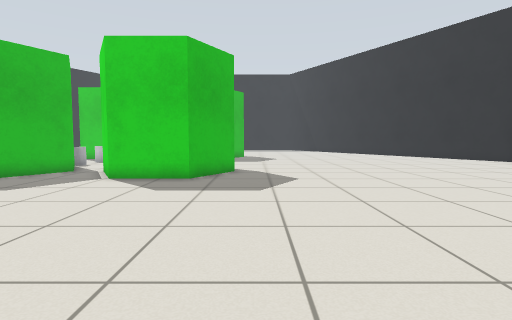
[1] (above)

17 first-person views from a walk through a world built for the Gazebo simulator. The camera is 0.73 m above the floor, tilts 4° down and sees 80° across. The floor is counted in squares, 0.5 m on a side. Each view is taken from the middle of a square. On the plan, view 1 faces up. The plan holds only what a view shows up to about 14 squares ahead; the rest is blank. The place goes on beyond the plan.

[2]
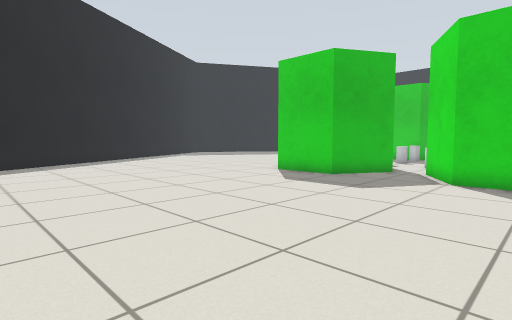

[3]
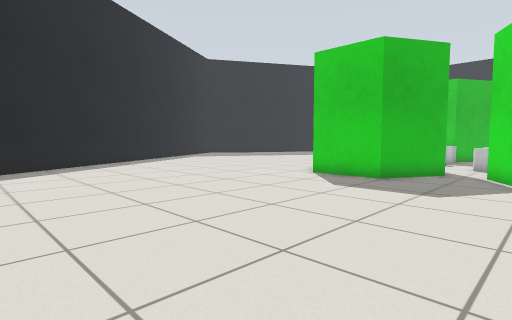

[4]
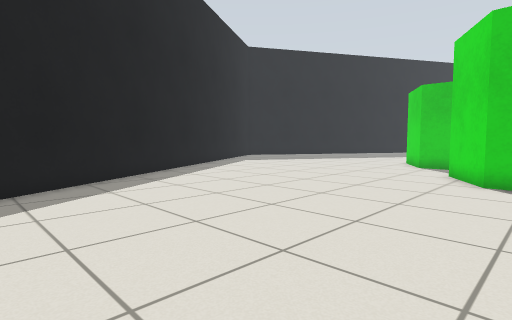

[5]
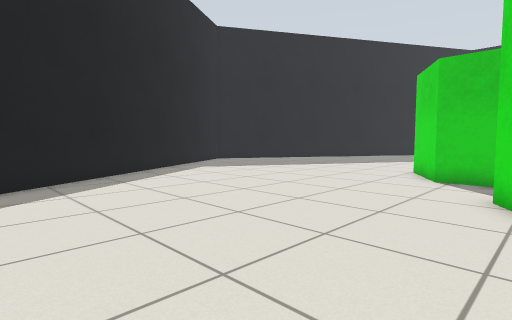

[6]
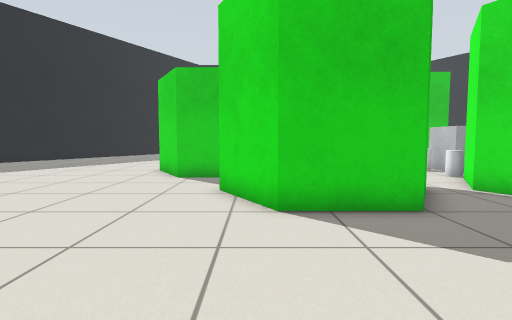

[7]
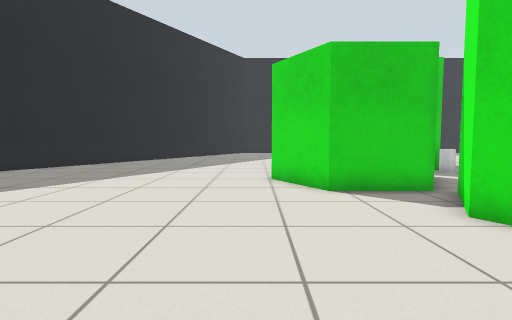

[8]
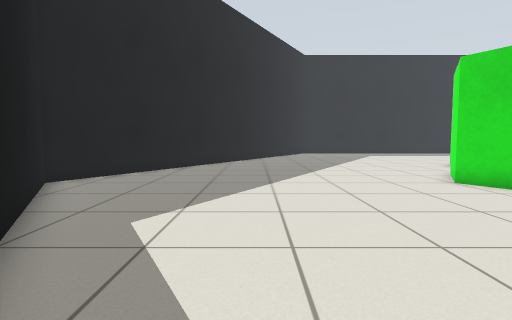

[9]
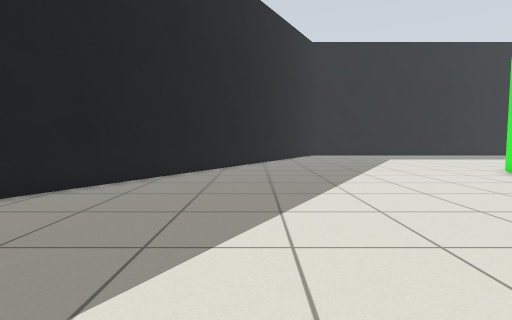

[10]
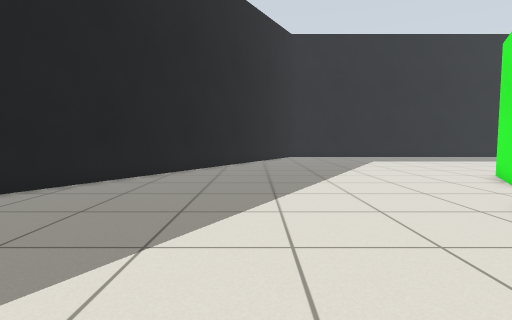

[11]
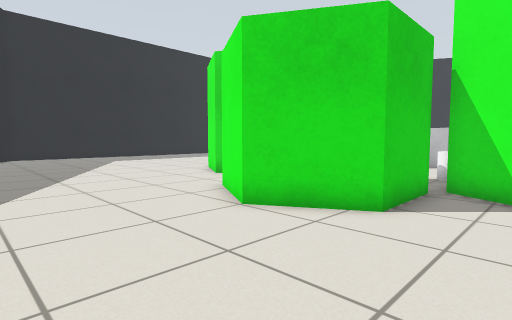

[12]
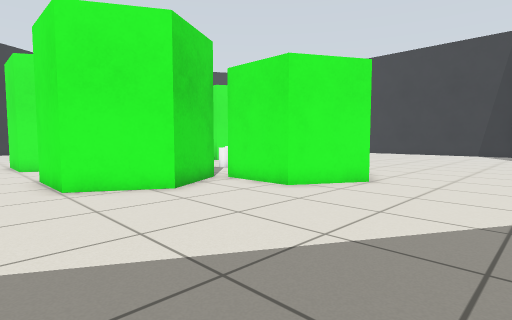

[13]
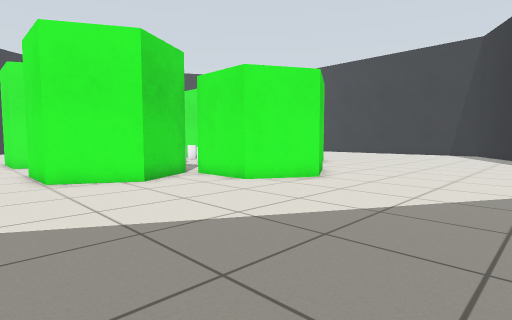

[14]
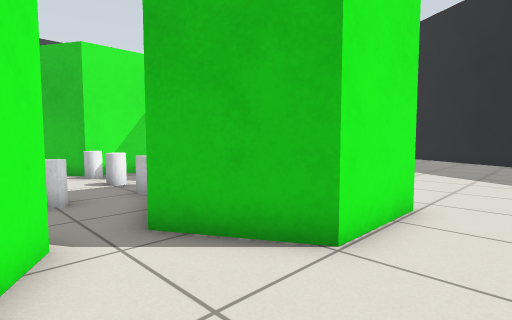

[15]
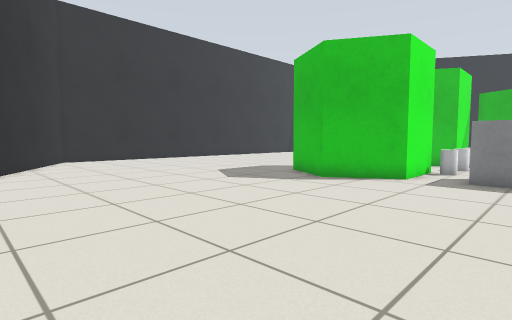

[16]
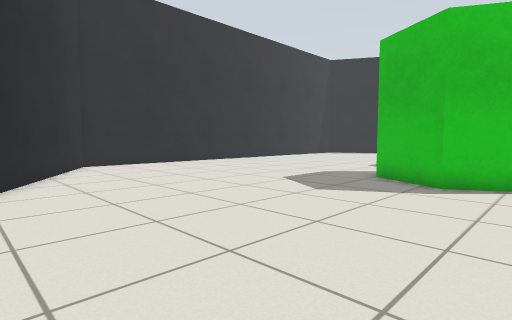

[17]
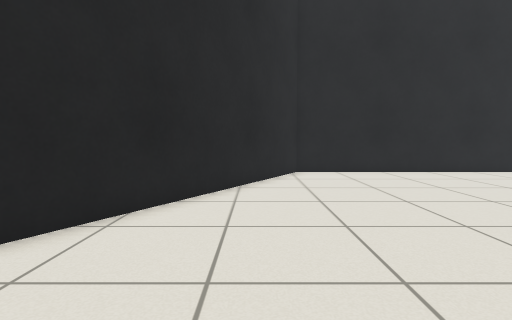

### Floor plan
Key: @ floor where view 1 was taken; # wall or solid block; x gap in a wall; . floor; C white cylinder; B grey box; T thing the floor can be seen under or through; O other object.
Columns run from 31 left of view 1 to 11 right of it. Each row starts with its distance up from view 1.
 29      ##................  .
 28     ##...................
 27     #..............###....##
 26    ##.............## ##..##
 25    #..............#   #..#
 24   ##.............##    TT
 23   #...............##
 22  ##................# T ..
 21 ##.............#####.CCCC
 20 #.............##     ...          ....  .
 19 #.............##     CC  OOBB..........
 18 #.............##     ......BB...........
 17 ##.............#####.CCCCCC..............
 16  ##................####..####............
 15   #...............##  #..#  ##...........
 14   ##.............##   #xx#   ##............
 13    #..............#   #..#   #.............
 12      .............## ##..## ##............
 11     #..............###....###............
 10     ##...................................
  9      ##..................................
  8       #..................................#
  7       ##................................##
  6        #................................#
  5        ##..............................##
  4         #..............................#
  3         ##............................##
  2          ##..........................##
  1           #..........................#
  0               ....  ...........@....##
 -1                           ..........#
 -2                           ###########

Where each view was taken, in squares from view 1:
view 1: 0 up, 0 right, facing up
view 2: 0 up, 3 left, facing up-left
view 3: 0 up, 5 left, facing up-left
view 4: 0 up, 11 left, facing up-left
view 5: 5 up, 13 left, facing up-left
view 6: 5 up, 13 left, facing up
view 7: 8 up, 18 left, facing up
view 8: 9 up, 24 left, facing up
view 9: 13 up, 24 left, facing up
view 10: 15 up, 22 left, facing up
view 11: 14 up, 22 left, facing up-right
view 12: 29 up, 22 left, facing down-right
view 13: 29 up, 24 left, facing down-right
view 14: 29 up, 6 left, facing down-left
view 15: 20 up, 9 right, facing down-left
view 16: 16 up, 9 right, facing down-left
view 17: 12 up, 6 right, facing down
